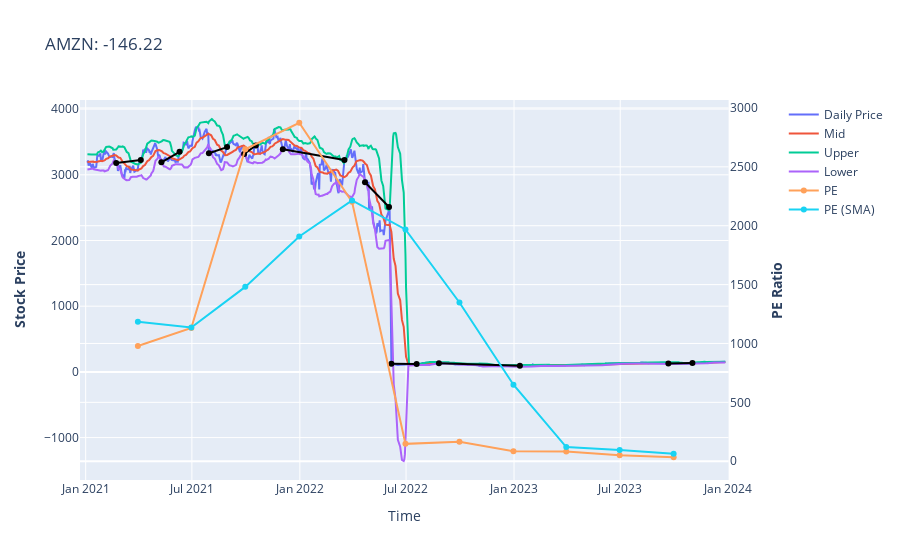

Notebook code cell kept with this figure:
### Code cell
alpha_vantage.plot_graph(tsdaily_dfs, pe_ratio_dfs, 'AMZN', start_date = '2021-01-01')

### Figure 1 — Plotly figure (JSON) as saved in the notebook; plotly's stock layout.template omitted (floating-point values rounded to 4 significant figures; data arrays with more than 128 entries replaced by an {"elided": "..."} marker saying what was removed)
{"data": [{"name": "Daily Price", "type": "scatter", "x": {"elided": "751 str values"}, "xaxis": "x", "y": {"elided": "751 float values"}, "yaxis": "y"}, {"name": "Mid", "type": "scatter", "x": {"elided": "751 str values"}, "xaxis": "x", "y": {"elided": "751 float values"}, "yaxis": "y"}, {"name": "Upper", "type": "scatter", "x": {"elided": "751 str values"}, "xaxis": "x", "y": {"elided": "751 float values"}, "yaxis": "y"}, {"name": "Lower", "type": "scatter", "x": {"elided": "751 str values"}, "xaxis": "x", "y": {"elided": "751 float values"}, "yaxis": "y"}, {"name": "PE", "type": "scatter", "x": ["2021-03-31T00:00:00", "2021-06-30T00:00:00", "2021-09-30T00:00:00", "2021-12-31T00:00:00", "2022-03-31T00:00:00", "2022-06-30T00:00:00", "2022-09-30T00:00:00", "2022-12-31T00:00:00", "2023-03-31T00:00:00", "2023-06-30T00:00:00", "2023-09-30T00:00:00"], "xaxis": "x", "y": [979.1, 1132.0, 2649.0, 2874.0, 2203.0, 147.5, 166.2, 84, 83.3, 50.14, 33.81], "yaxis": "y2"}, {"name": "PE (SMA)", "type": "scatter", "x": ["2021-03-31T00:00:00", "2021-06-30T00:00:00", "2021-09-30T00:00:00", "2021-12-31T00:00:00", "2022-03-31T00:00:00", "2022-06-30T00:00:00", "2022-09-30T00:00:00", "2022-12-31T00:00:00", "2023-03-31T00:00:00", "2023-06-30T00:00:00", "2023-09-30T00:00:00"], "xaxis": "x", "y": [1185.0, 1136.0, 1481.0, 1909.0, 2214.0, 1968.0, 1348.0, 650.1, 120.2, 95.9, 62.81], "yaxis": "y2"}, {"line": {"color": "#000000"}, "name": "Daily Price", "showlegend": false, "type": "scatter", "x": ["2021-02-22T00:00:00", "2021-04-05T00:00:00"], "xaxis": "x", "y": [3181.0, 3227.0], "yaxis": "y"}, {"line": {"color": "#000000"}, "name": "Daily Price", "showlegend": false, "type": "scatter", "x": ["2021-05-10T00:00:00", "2021-06-10T00:00:00"], "xaxis": "x", "y": [3190.0, 3350.0], "yaxis": "y"}, {"line": {"color": "#000000"}, "name": "Daily Price", "showlegend": false, "type": "scatter", "x": ["2021-07-30T00:00:00", "2021-08-30T00:00:00"], "xaxis": "x", "y": [3328.0, 3422.0], "yaxis": "y"}, {"line": {"color": "#000000"}, "name": "Daily Price", "showlegend": false, "type": "scatter", "x": ["2021-09-28T00:00:00", "2021-10-18T00:00:00"], "xaxis": "x", "y": [3316.0, 3447.0], "yaxis": "y"}, {"line": {"color": "#000000"}, "name": "Daily Price", "showlegend": false, "type": "scatter", "x": ["2021-12-03T00:00:00", "2022-03-18T00:00:00"], "xaxis": "x", "y": [3390.0, 3225.0], "yaxis": "y"}, {"line": {"color": "#000000"}, "name": "Daily Price", "showlegend": false, "type": "scatter", "x": ["2022-04-22T00:00:00", "2022-06-02T00:00:00"], "xaxis": "x", "y": [2887, 2510.0], "yaxis": "y"}, {"line": {"color": "#000000"}, "name": "Daily Price", "showlegend": false, "type": "scatter", "x": ["2022-06-06T00:00:00", "2022-07-19T00:00:00"], "xaxis": "x", "y": [124.8, 118.2], "yaxis": "y"}, {"line": {"color": "#000000"}, "name": "Daily Price", "showlegend": false, "type": "scatter", "x": ["2022-08-26T00:00:00", "2023-01-11T00:00:00"], "xaxis": "x", "y": [130.8, 95.09], "yaxis": "y"}, {"line": {"color": "#000000"}, "name": "Daily Price", "showlegend": false, "type": "scatter", "x": ["2023-09-21T00:00:00", "2023-11-01T00:00:00"], "xaxis": "x", "y": [129.3, 137], "yaxis": "y"}], "layout": {"title": {"text": "AMZN: -146.22"}, "xaxis": {"anchor": "y", "domain": [0, 0.94], "title": {"text": "Time"}}, "yaxis": {"anchor": "x", "domain": [0, 1], "title": {"text": "<b>Stock Price</b>"}}, "yaxis2": {"anchor": "x", "overlaying": "y", "side": "right", "title": {"text": "<b>PE Ratio</b>"}}}}
